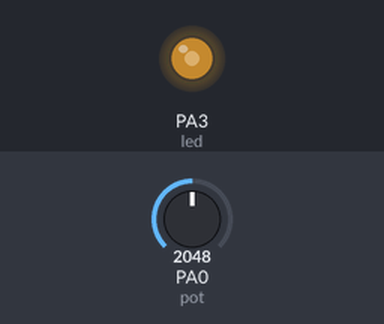
A sketch run on a simulated STM32 Blue Pill. On the bench: output pins drawn as LEDs (lit = HIGH). The test bench sets the inputs (shaded band); at power-on: PA0 (pot) = 2048.

Above: at 1.2 s.
1.3 s: PA0 (pot) set to 2866
At 2.5 s:
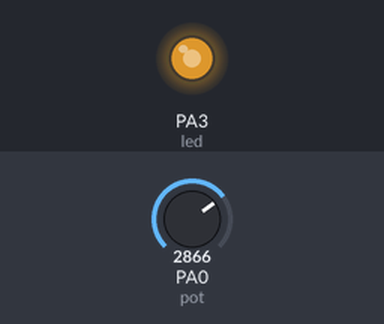
2.8 s: PA0 (pot) set to 3603
At 3.9 s:
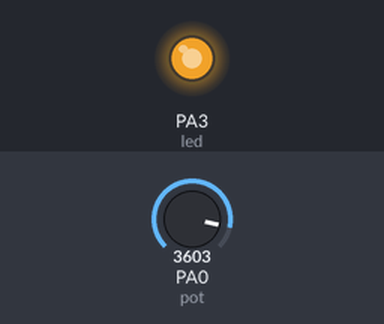
4.3 s: PA0 (pot) set to 491
At 5.0 s:
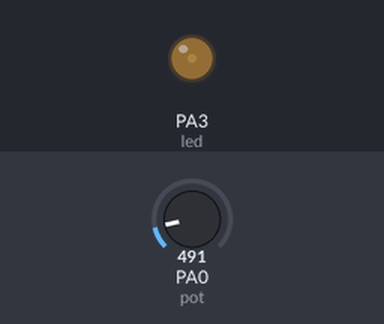
5.8 s: PA0 (pot) set to 0
At 6.2 s:
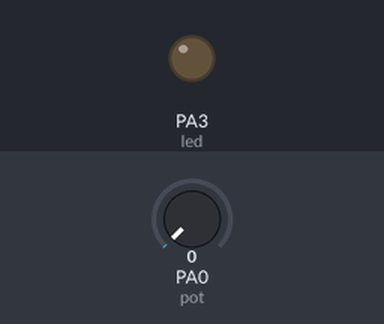
7.3 s: PA0 (pot) set to 2047
At 8.5 s:
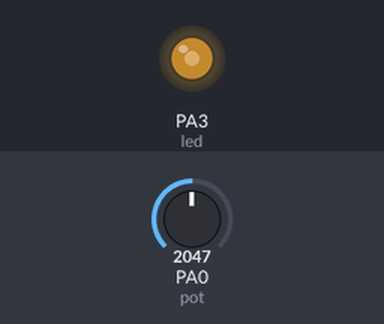
Timing chart, 0 to 9.8 s (numbered marks = the images above; inputs shaded):
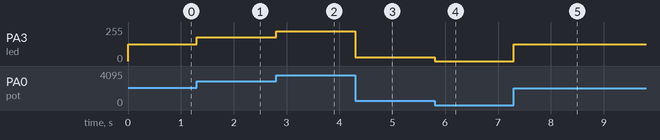

The sketch:

potentiometre_stm32.ino
```cpp
int pot = PA0;
int led = PA3;

void setup() {
  pinMode(pot, INPUT);
  pinMode(led, OUTPUT);
}

void loop() {
  int valeurpot = analogRead(pot);
  int valeurled = map(valeurpot, 0, 4096, 0, 255);
  analogWrite(led, valeurled);
}
```

Measured:
- after the input at 1.3 s, PA3 (led): 127/255 → 178/255 at once
- after the input at 2.8 s, PA3 (led): 178/255 → 224/255 at once
- after the input at 4.3 s, PA3 (led): 224/255 → 30/255 at once
- after the input at 5.8 s, PA3 (led): 30/255 → 0/255 at once
- after the input at 7.3 s, PA3 (led): 0/255 → 127/255 at once
